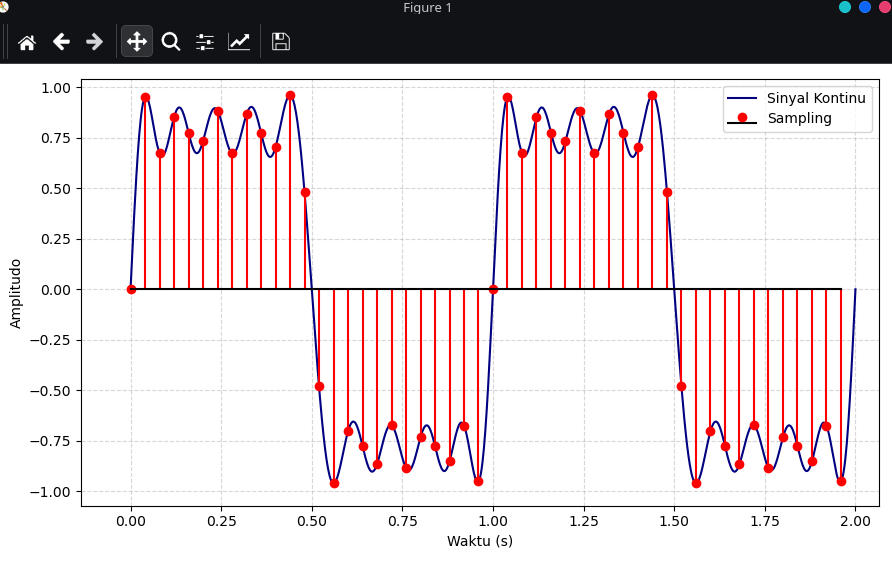

Reproduce this figure in Python.
import matplotlib.pyplot as plt
import numpy as np

# Parameter waktu dan frekuensi
t = np.linspace(0, 2, 1000)
f0 = 1
harmonics = [1, 3, 5, 7, 9, 10]
fs = 25

# Waktu sampling
t_s = np.arange(0, 2, 1/fs)

# Inisialisasi sinyal
s_cont = np.zeros_like(t)
s_disc = np.zeros_like(t_s)

# Penjumlahan gelombang harmonik
for h in harmonics:
    s_cont += (1/h) * np.sin(2 * np.pi * h * f0 * t)
    s_disc += (1/h) * np.sin(2 * np.pi * h * f0 * t_s)

# Plotting sinyal
plt.figure(figsize=(9, 5))
plt.plot(t, s_cont, color="navy", label="Sinyal Kontinu")
plt.stem(t_s, s_disc, linefmt='r-', markerfmt='ro', basefmt='k-', label="Sampling")
plt.xlabel("Waktu (s)")
plt.ylabel("Amplitudo")
plt.grid(True, linestyle="--", alpha=0.5)
plt.legend()
plt.tight_layout()
plt.show()
